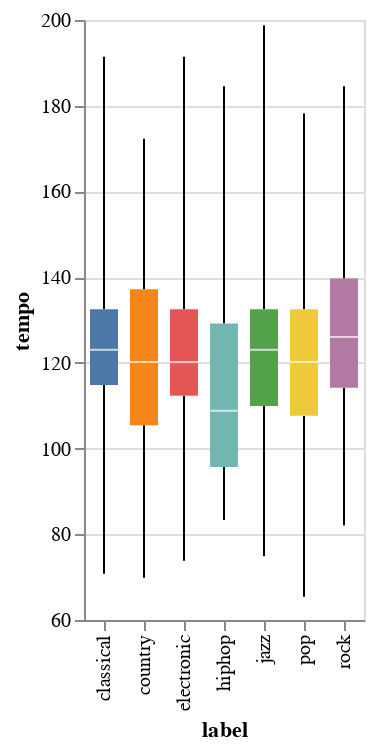

Notebook cell for this chart:
### Code cell
scenario_b.get_feature_distribution_by_label('tempo')

### Figure 1 — Vega-Lite specification as saved in the notebook (floating-point values rounded to 4 significant figures; data arrays with more than 128 entries replaced by an {"elided": "..."} marker saying what was removed)
{"config": {"view": {"continuousWidth": 300, "continuousHeight": 300}}, "data": {"name": "data-fe61a70de56a12ff17607e1df305b5fc"}, "mark": {"type": "boxplot", "extent": "min-max"}, "encoding": {"color": {"field": "label", "legend": null, "type": "nominal"}, "x": {"field": "label", "type": "nominal"}, "y": {"field": "tempo", "scale": {"zero": false}, "type": "quantitative"}}, "$schema": "https://vega.github.io/schema/vega-lite/v5.20.1.json", "datasets": {"data-fe61a70de56a12ff17607e1df305b5fc": {"elided": "2677 records"}}}
